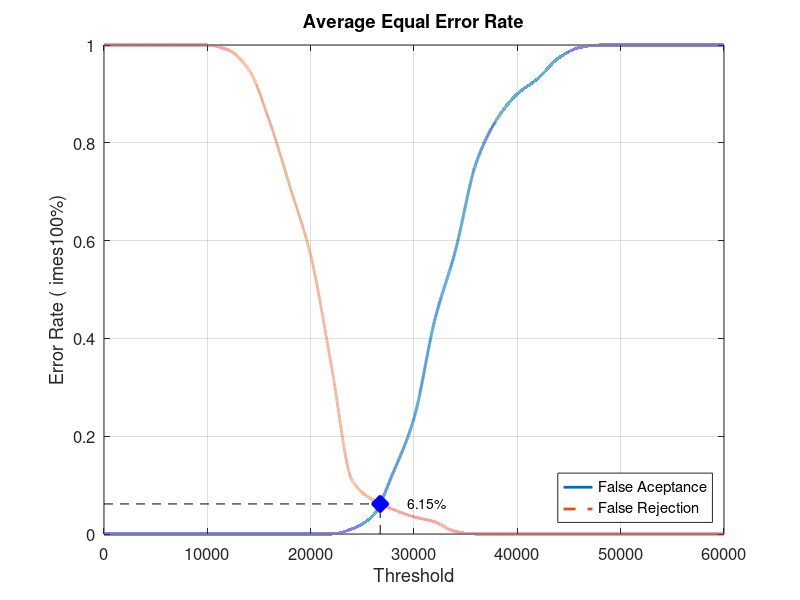
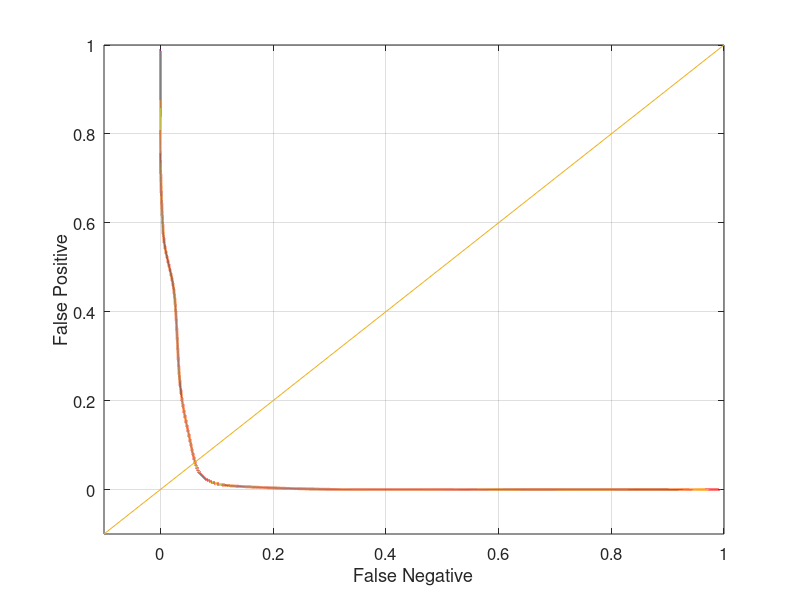

Recreate these plots in MATLAB, in order.
close all;
clear;
clc;
x = 0:2000:60000;
xq = 0:0.5:60000;

y0 = [0 0 0 0 0 0 0 0 0 0 0 0 0.0105263 0.0368421 0.126316 0.236842 0.436842 0.578947 0.757895 0.847368 0.9 0.931579 0.973684 0.994737 1 1 1 1 1 1 1]
yy0 = interp1(x, y0, xq, 'pchip');
y1 = [1 1 1 1 1 1 0.99 0.95 0.845 0.71 0.57 0.345 0.11 0.07 0.05 0.035 0.025 0.005 0 0 0 0 0 0 0 0 0 0 0 0 0]
yy1 = interp1(x, y1, xq, 'pchip');

% Calculating EER: 
y2 = abs(y0 - y1);
find(y2 == min(y2))
yy2 = abs(yy0 - yy1);
xEER = find(yy2 == min(yy2));
xEERIndex = xq(xEER) % X-axis EER
yEER = yy0(xEER) % Y-axis EER

main = figure
plot(xq, yy0,'-','LineWidth', 2);	hold on
plot(xq, yy1,'--','LineWidth', 2);	hold on
plot([xEERIndex xEERIndex], [0 yEER], 'k--');	hold on
plot([0 xEERIndex], [yEER yEER], 'k--');	hold on
plot(xEERIndex, yEER, 'bx', 'LineWidth', 10);	hold on
text(xEERIndex + 10 * xEERIndex / 100, yEER, [num2str(round((10000 * yEER)) / 100) '%'])
legend('False Aceptance', 'False Rejection', 'Location', 'SouthEast')
xlabel('Threshold')
ylabel('Error Rate (	imes100%)')
title('Average Equal Error Rate')
set(gca, 'FontSize', 12)
axis([0 60000 0 1])
grid on

print(main, 'Database2_2Main', '-dpng');
FNRxFPR = figure('Color', [1 1 1]);
plot(yy1, yy0, '-', yy1, yy0, 'LineWidth', 2);
hold on
y = -0.1:0.1:1
plot(y, y); 
set(gca, 'FontSize', 12)
xlabel('False Negative')
ylabel('False Positive')
axis([-0.1 1 -0.1 1])
set(gca, 'FontSize', 12)
grid on

print(FNRxFPR, 'Database2_2FNRxFPR','-dpng');
